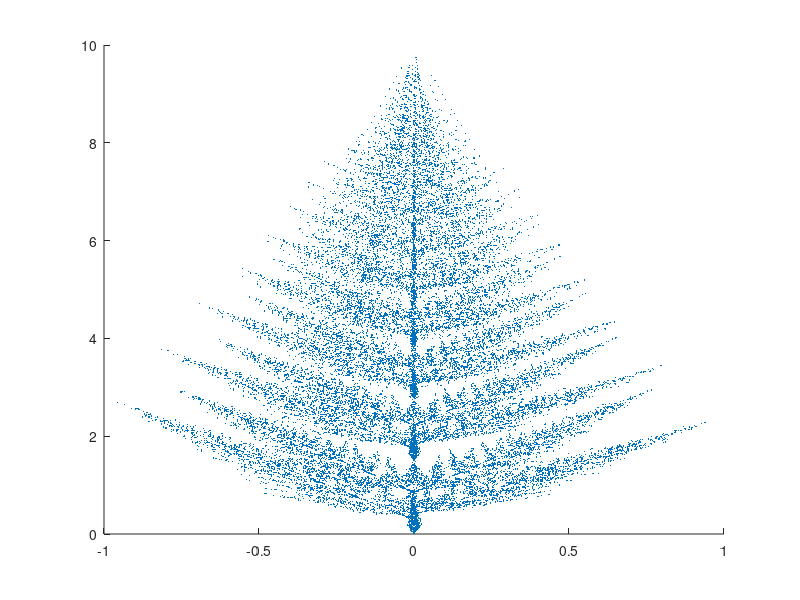

Reproduce this figure in MATLAB.
N = [0.85 0 0 0.85 0.8 0 0 0.8 0.2 0.15 -0.08 0.22 -0.2 0.15 0.08 0.22 0.25 0.12 -0.1 0.25 -0.2 0.12 0.1 0.2 0.03 0 0 0.1];
M = reshape(N,2,2,7);
a = [0 1.5 0 1.5 0 0.85 0 0.85 0 0.3 0 0.4 0 0];
b = reshape(a,2,1,7);
v = transpose([0 0]);
X = zeros(25000,2);
pi = [0.6 0.1 0.07 0.07 0.07 0.07 0.02];
pk = cumsum(pi);

for i = 1:25000
    j = find(rand()<pk,1);
    v = M(:,:,j) * v + b(:,:,j);
    X(i,:) = v;
end

scatter(X(:,1),X(:,2),'.', 'SizeData',8);
